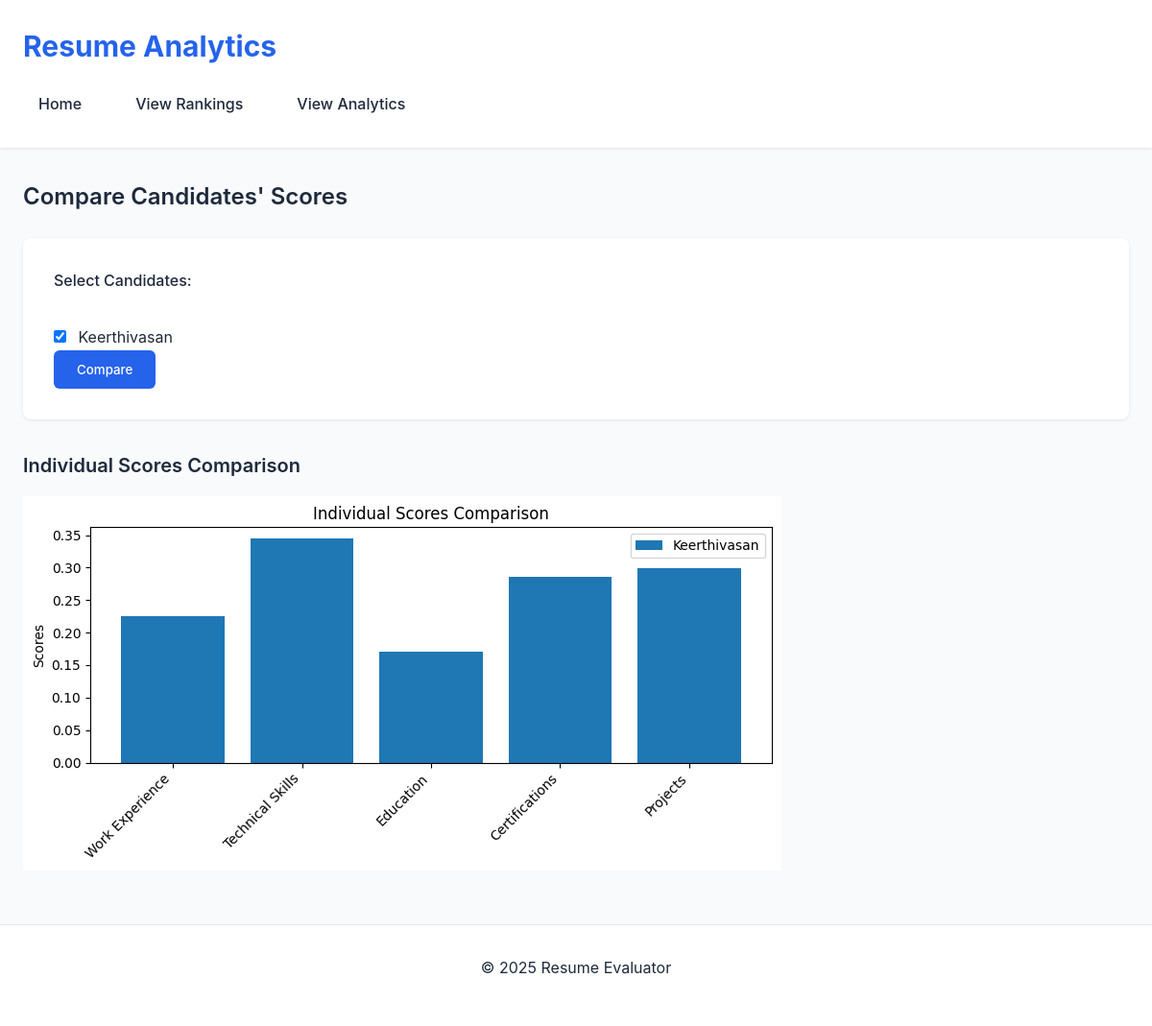
Before: /analytics with the older database file.
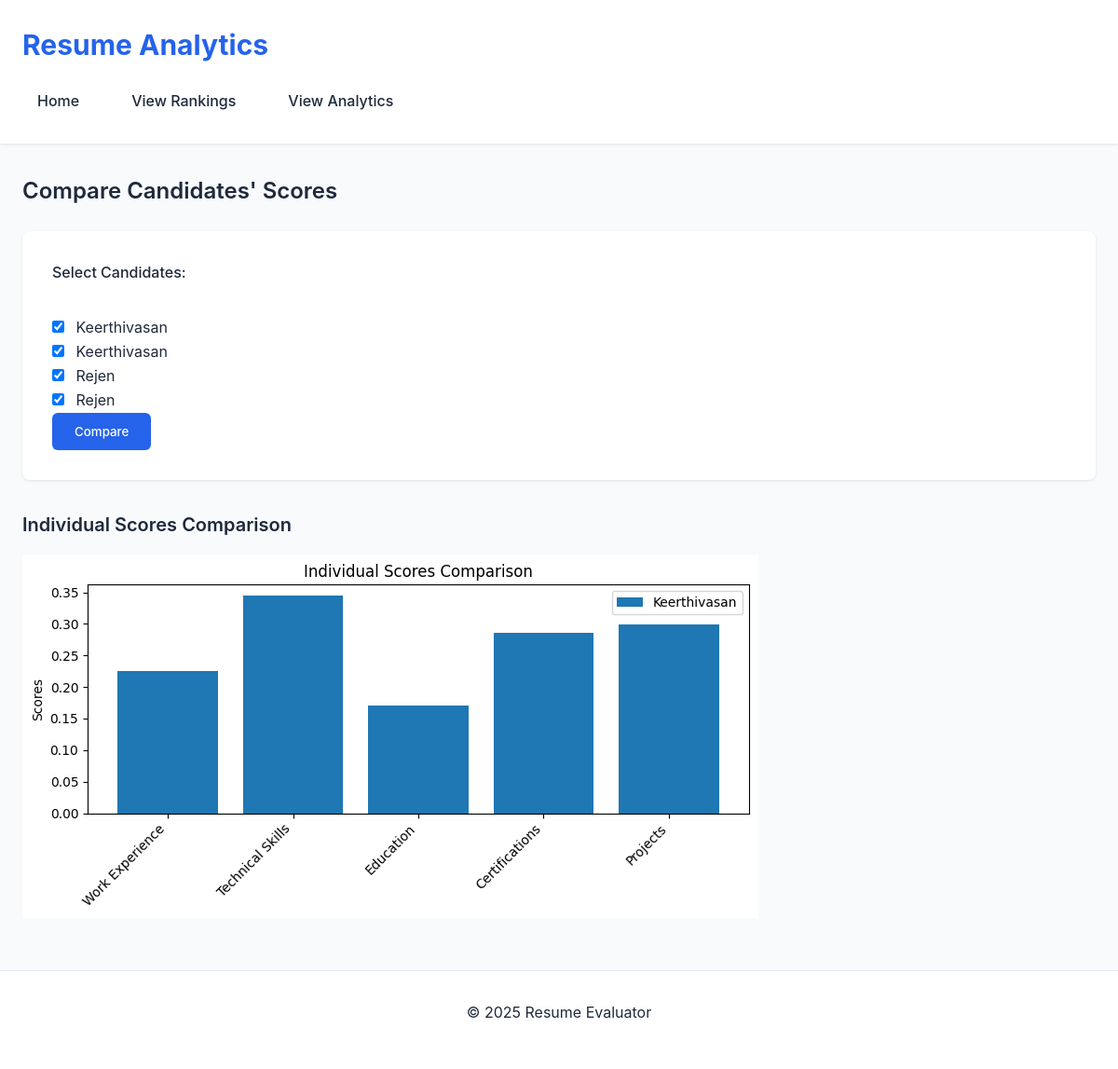
After: the same page with the newer database file.
### tables this page shows
CREATE TABLE resume_scores (
            id INTEGER PRIMARY KEY AUTOINCREMENT,
            filename TEXT,
            scores TEXT,  -- Store scores as a JSON string
            aggregate_score REAL
        );

### resume/app.py (the view)
@app.route('/analytics', methods=['GET', 'POST'])
def analytics():
    conn = sqlite3.connect('scores.db')
    c = conn.cursor()
    c.execute('SELECT filename, scores, aggregate_score FROM resume_scores')
    rankings = c.fetchall()  # Fetch all rankings
    conn.close()
    filenames = [r[0] for r in rankings]
    aggregate_scores = [r[2] for r in rankings]
    individual_scores = [eval(r[1]) for r in rankings]  # Convert JSON string back to dictionary
    if request.method == 'POST':
        selected_files = request.form.getlist('candidates')
        selected_scores = {filename: individual_scores[i] for i, filename in enumerate(filenames) if filename in selected_files}
    else:
        selected_scores = {filenames[0]: individual_scores[0]}  # Default to the first candidate
    import matplotlib.pyplot as plt
    import io
    import base64
    fig, ax = plt.subplots(figsize=(8, 4))  # Adjusted size
    for filename, scores in selected_scores.items():
        sections = list(scores.keys())
        values = list(scores.values())
        ax.bar(sections, values, label=filename)
    ax.set_title('Individual Scores Comparison')
    ax.set_ylabel('Scores')
    ax.set_xticklabels(sections, rotation=45, ha='right')
    ax.legend()
    plt.tight_layout()
    img = io.BytesIO()
    plt.savefig(img, format='png', bbox_inches='tight')  # Ensure tight layout
    img.seek(0)
    plot_url = base64.b64encode(img.getvalue()).decode()
    return render_template('analytics.html', plot_url=plot_url, filenames=filenames)

### resume/templates/analytics.html (shortened to what this page needs)
<!DOCTYPE html>
<html lang="en">
<head>
    <link rel="stylesheet" href="{{ url_for('static', filename='styles.css') }}">
</head>
<body>
    <header>
        <h1>Resume Analytics</h1>
        <nav>
            <a href="/company_dashboard">Home</a>
            <a href="/rankings">View Rankings</a>
            <a href="/analytics">View Analytics</a>
        </nav>
    </header>
    <main>
        <h2>Compare Candidates' Scores</h2>
        <form method="POST">
            <label for="candidates">Select Candidates:</label><br>
            {% for filename in filenames %}
                <input type="checkbox" name="candidates" value="{{ filename }}" checked> {{ filename }}<br>
            {% endfor %}
            <button type="submit">Compare</button>
        </form>
        <h3>Individual Scores Comparison</h3>
        <img alt="Scores Visualization" style="max-width: 100%; height: auto;">
    </main>
    <footer>
        <p>&copy; 2025 Resume Evaluator</p>
    </footer>
</body>
</html>

Changed rows visible on the page:
added resume_scores: filename "Keerthivasan"
added resume_scores: filename "Rejen"
added resume_scores: filename "Rejen"
